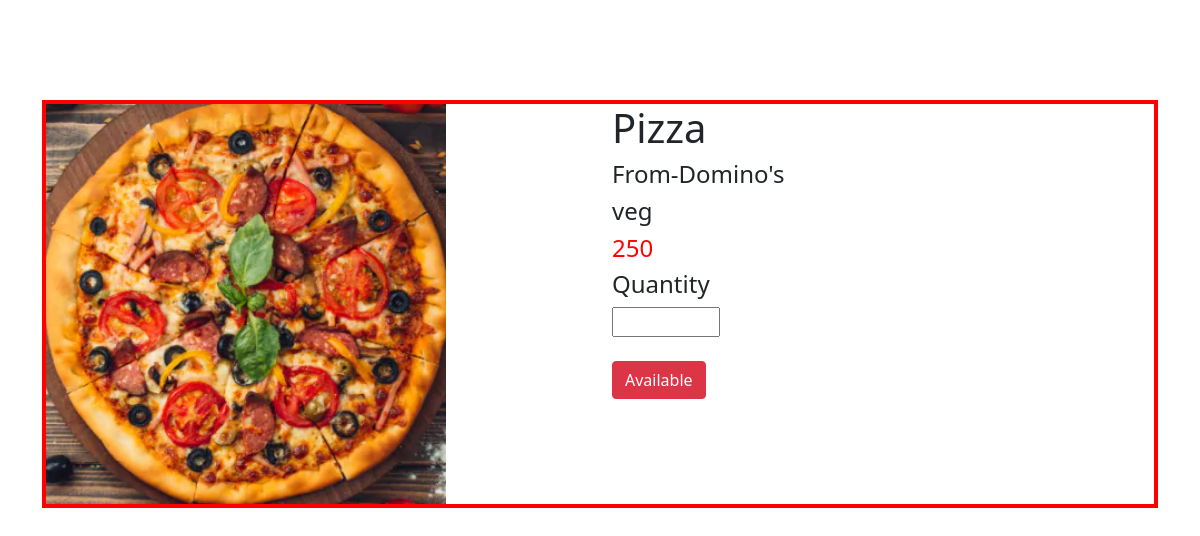
The app's page /order.php?id=1 (signed in) with its own data.
### tables this page shows
CREATE TABLE `product` (
  `pid` int(10) NOT NULL,
  `brandid` int(10) NOT NULL,
  `name` varchar(20) NOT NULL,
  `price` int(200) NOT NULL,
  `quantity` int(10) NOT NULL,
  `type` varchar(50) NOT NULL,
  `img` varchar(50) NOT NULL
);

CREATE TABLE `brand1` (
  `brandid` int(10) NOT NULL,
  `brandname` varchar(20) NOT NULL,
  `fssaino` varchar(50) NOT NULL,
  `address` varchar(50) NOT NULL,
  `logo` varchar(20) NOT NULL
);

### order.php (the view, shortened to what this page needs)
<?php
     include('config.php');
?>
<!doctype html>
<html lang="en">
  <head>
    <link href="https://cdn.jsdelivr.net/npm/bootstrap@5.0.1/dist/css/bootstrap.min.css" rel="stylesheet">
  </head>
  <body>
   <div class="container" style="margin-top:100px;">
     <div class="row">
      <div class="col-md-12">
        <div style="border:4px solid red">
          <div class="row">
          <?php
          $productid=$_GET['id'];
          $sql="SELECT * FROM `product` WHERE pid=$productid" or die("query failed");
          $run=mysqli_query($conn,$sql) or die("query didn't exectute");
          if(mysqli_num_rows($run)>0){
           while($result=mysqli_fetch_assoc($run)){
           ?>
          <div class="col-md-6" style="height:400px;">
            <img src="images/<?php echo $result['img'];?>" class="img-fluid" style="height:400px;">
          </div>
          <div class="col-md-6">
            <form action="" method="post">
                    <h1><?php echo $result['name']?></h1>
                    <h4> From-<?php
                        $brand=$result['brandid'];
                        $sql1="SELECT * FROM `brand1` WHERE brandid=$brand" or die("Query didn't execute");
                        $run1=mysqli_query($conn,$sql1) or die("Didn't match");
                            if($run1){
                            $result1=mysqli_fetch_assoc($run1);
                            echo $result1['brandname'];
                          ?></h4>
                     <h4><?php echo $result['type']?></h4>
                     <h4 style="color:red;"><?php echo $result['price']?></h4>
                     <label for="quantity"><h4>Quantity</h4></label><br>
                     <input type="number" id="quantity"name="quantity" style="width:20%"><br><br>
                      <button type="submit" name="submit" class="btn btn-danger"><?php if($result['quantity']>0){
                      echo"Available";}else{
                        echo"Not clicked";
                      }
                       }}}?></button>
              </form>
          </div>
        </div>
        </div>
      </div>
     </div>
   </div>
  </body>
</html>

### records on screen
product: img (picture), name "Pizza", brandid.brandname "Domino's", type "veg", price "250", quantity "Available"
